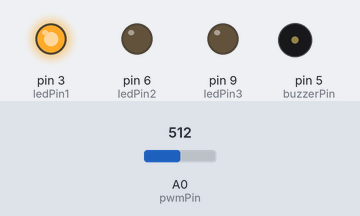
Bench run of a sketch on a simulated Arduino Uno, built with avr-gcc and run on an emulated ATmega328P. Shown: output pins drawn as LEDs (lit = HIGH), buzzer (waves = sounding, pin HIGH). The inputs (shaded band) are chosen by the test bench; at power-on: A0 (pwmPin) = 512.

Above: at 1.2 s.
1.3 s: A0 (pwmPin) set to 668
2.8 s: A0 (pwmPin) set to 695
At 3.3 s:
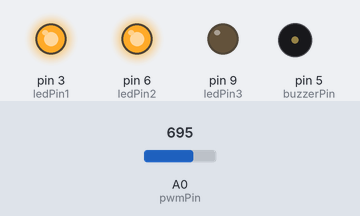
4.3 s: A0 (pwmPin) set to 1004
5.8 s: A0 (pwmPin) set to 1023
At 7.0 s:
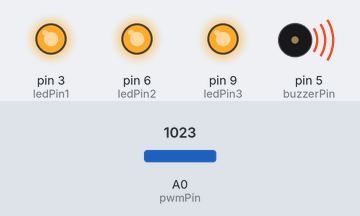
7.3 s: A0 (pwmPin) set to 306
At 8.3 s:
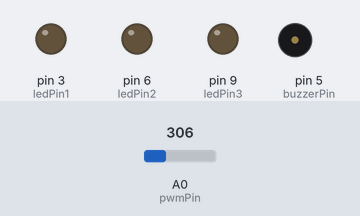
8.8 s: A0 (pwmPin) set to 327
10.3 s: A0 (pwmPin) set to 359
At 10.7 s:
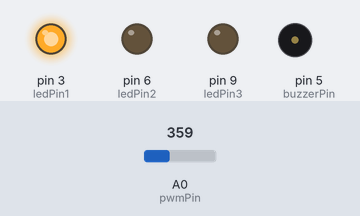
Timing chart, 0 to 12.8 s (numbered marks = the images above; inputs shaded):
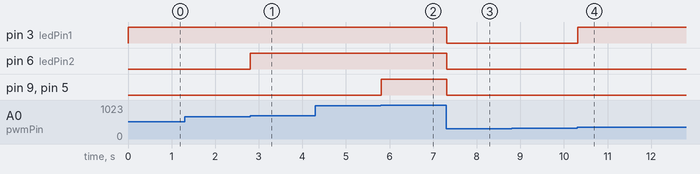

Measured:
- the behaviour switches between 681 and 682 on A0 (pwmPin) (found by bisection; images 0 and 1)
- the behaviour switches between 1022 and 1023 on A0 (pwmPin) (found by bisection; images 1 and 2)
- the behaviour switches between 340 and 341 on A0 (pwmPin) (found by bisection; images 3 and 4)
- after the input at 1.3 s, every drawn part: stays the same
- after the input at 2.8 s, pin 6 (ledPin2): LOW → HIGH at once
- after the input at 4.3 s, every drawn part: stays the same
- after the input at 5.8 s, pin 9 (ledPin3), pin 5 (buzzerPin): LOW → HIGH at once
- after the input at 7.3 s, pin 3 (ledPin1), pin 6 (ledPin2), pin 9 (ledPin3), pin 5 (buzzerPin): HIGH → LOW at once
- after the input at 8.8 s, every drawn part: stays the same
- after the input at 10.3 s, pin 3 (ledPin1): LOW → HIGH at once

The sketch:

07-exercise.ino
```cpp
// set the pin numbers for the LEDs, the buzzer and the potentiometer
int ledPin1 = 3;
int ledPin2 = 6;
int ledPin3 = 9;
int buzzerPin = 5;
int pwmPin  = A0;

// variable to store the value read from the potentiometer
unsigned int readlevel;
int level;

// function that runs once when you press reset or power the board
void setup() {
  // set the LED pins and the buzzer pin as output and start the serial communication for debugging
  pinMode(ledPin1, OUTPUT);
  pinMode(ledPin2, OUTPUT);
  pinMode(ledPin3, OUTPUT);
  pinMode(buzzerPin, OUTPUT);
  Serial.begin(9600);
}

// function to read the value from the potentiometer
int readPotentiometer(){
  readlevel = analogRead(pwmPin);
  return readlevel;
}

// functions to control the LEDs
void allOn() {
  digitalWrite(ledPin1, HIGH);
  digitalWrite(ledPin2, HIGH);
  digitalWrite(ledPin3, HIGH);
}
void firstSecondOnly() {
  digitalWrite(ledPin1, HIGH);
  digitalWrite(ledPin2, HIGH);
  digitalWrite(ledPin3, LOW);
}
void firstOnly() {
  digitalWrite(ledPin1, HIGH);
  digitalWrite(ledPin2, LOW);
  digitalWrite(ledPin3, LOW);
}
void allOff() {
  digitalWrite(ledPin1, LOW);
  digitalWrite(ledPin2, LOW);
  digitalWrite(ledPin3, LOW);
}

void controlLEDs(int level_var) {
  if (level_var >= 3) {
    allOn();
  } else if (level_var >= 2) {
    firstSecondOnly();
  } else if (level_var >= 1) {
    firstOnly();
  } else {
    allOff();
  }
}

void controlBuzzer(int level_var) {
  if (level_var == 3) {
    digitalWrite(buzzerPin, HIGH);
  } else {
    digitalWrite(buzzerPin, LOW);
  }
}

// function that repeats indefinitely when the arduino is powered on
void loop() {
  // read the value from the potentiometer, print it to the serial monitor for debugging, map it to a value between 0 and 3 and write it to the LEDs and the buzzer
  int level = readPotentiometer();

  level = map(level, 0, 1023, 0, 3);
  controlLEDs(level);
  controlBuzzer(level);

  delay(100);
}
```
